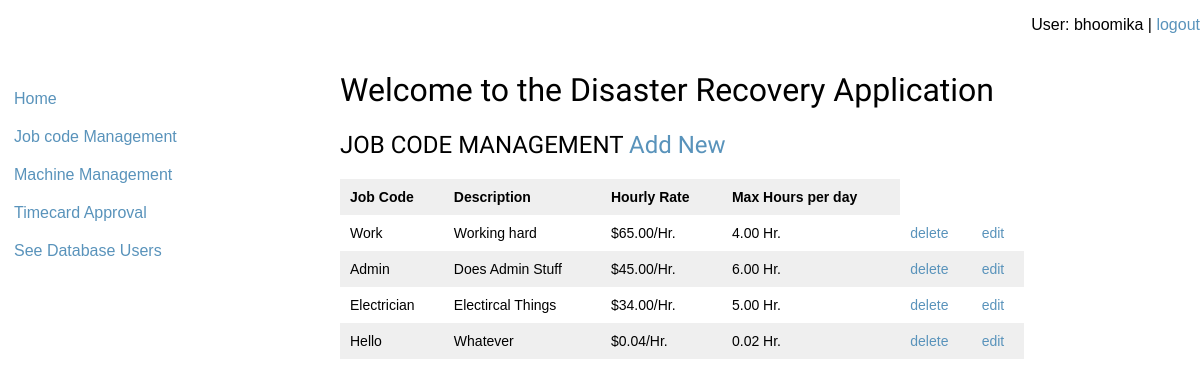
The app's page /jobs/ (signed in) with its own data.
### user/models.py (models this page shows)
class User(AbstractUser):
    is_admin = models.BooleanField(default=False)
    is_contractor = models.BooleanField(default=False)

### jobs/models.py (models this page shows, shortened)
class Job(models.Model):
    jobcode = models.CharField(max_length=200, null=True, verbose_name="Job Code")
    description = models.CharField(max_length=200, null=True, verbose_name="Description")
    hourlyrate = models.DecimalField(max_digits=10, decimal_places=2, verbose_name="Hourly Rate")
    max_hours = models.DecimalField(max_digits=4, decimal_places=2, verbose_name="Max Hours per day")

### jobs/views.py (the view)
@login_required
@admin_required
def JobDetails(request):
    jobs = Job.objects.all()
    return render(request, 'jobs/job_details.html', {'jobs': jobs})

### jobs/templates/jobs/job_details.html
{% extends "jobs/base.html" %}
    {% block content %}
        <h1> Welcome to the Disaster Recovery Application  </h1>
<h2> JOB CODE MANAGEMENT  <a href="{% url 'jobs:job_create' %}">Add New</a></h2>
<table style="width:90%">
  <tr>
    <th>Job Code</th>
    <th>Description</th>
    <th>Hourly Rate</th>
    <th>Max Hours per day</th>
  </tr>
   {% for job in jobs %}
    <tr>
    <td>{{job.jobcode}}</td>
    <td>{{job.description}}</td>
    <td>${{job.hourlyrate}}/Hr.</td>
    <td>{{job.max_hours}} Hr.</td>
    <td><a href="{% url 'jobs:job_delete' job.id %}"> delete </a></td>
    <td><a href="{% url 'jobs:job_edit' job.id %}"> edit </a></td>
  </tr>
    {% endfor %}
    {% endblock %}

### jobs/templates/jobs/base.html (shortened to what this page needs)
{% load static %}
<!DOCTYPE html>
<html lang="en">
<head>
    <link href= "{% static "css/base.css" %}" rel="stylesheet">
</head>
<body>
<div align="right">
        {% block header %}
        {% if user.username %}
            <p>User: {{ user.username }} | <a href="{% url 'logout' %}?next={{request.path}}">logout</a></p>
        {% else %}
            <p><a href="{% url 'login' %}?next={{request.path}}">login</a></p>{% endif %}
    {% endblock %}
</div>
<div id="sidebar">
    {% block sidebar %}
    <ul><li><a href="/">Home</a></li>
     {% if user.is_authenticated and user.is_admin %}
    <ul><li><a href="{% url 'jobs:job_details' %}">Job code Management</a></li>
    <ul><li><a href="{% url 'machines:machine_details' %}">Machine Management</a></li>
    <ul><li><a href="/">Timecard Approval</a></li>
    <ul><li><a href="{% url 'user:user_details' %}">See Database Users</a></li>
    {% endif %}
    {% endblock %}
</div>
<div id="content">
    {% block content %}{% endblock %}
</div>
</body>
</html>

### static/css/base.css (style rules this page uses)
body { margin:0; padding:0; font-family:helvetica, sans-serif; }
h1, h2, h3, h4, h5 , h6 { font-family: 'Ubuntu', sans-serif; font-weight:normal; }
a { text-decoration:none; color:#5993bb; }
table { width:100%; border-spacing:0; border-collapse: collapse; }
table th, table td { text-align:left; font-size:14px; padding:10px; margin:0; }
tbody tr:nth-child(odd) { background:#efefef; }
#content { padding:0 100px; overflow:hidden; }
#sidebar { width:220px; padding:30px 20px 0 0; float:left; }
#sidebar ul { margin:0; padding:0; }
#sidebar ul li { margin:0; list-style:none; padding:10px 14px; }
#sidebar ul li a { display:block; }

### records on screen
User: username "bhoomika"
Job: jobcode "Work", description "Working hard", hourlyrate "65.00", max_hours "4.00"
Job: jobcode "Admin", description "Does Admin Stuff", hourlyrate "45.00", max_hours "6.00"
Job: jobcode "Electrician", description "Electircal Things", hourlyrate "34.00", max_hours "5.00"
Job: jobcode "Hello", description "Whatever", hourlyrate "0.04", max_hours "0.02"
